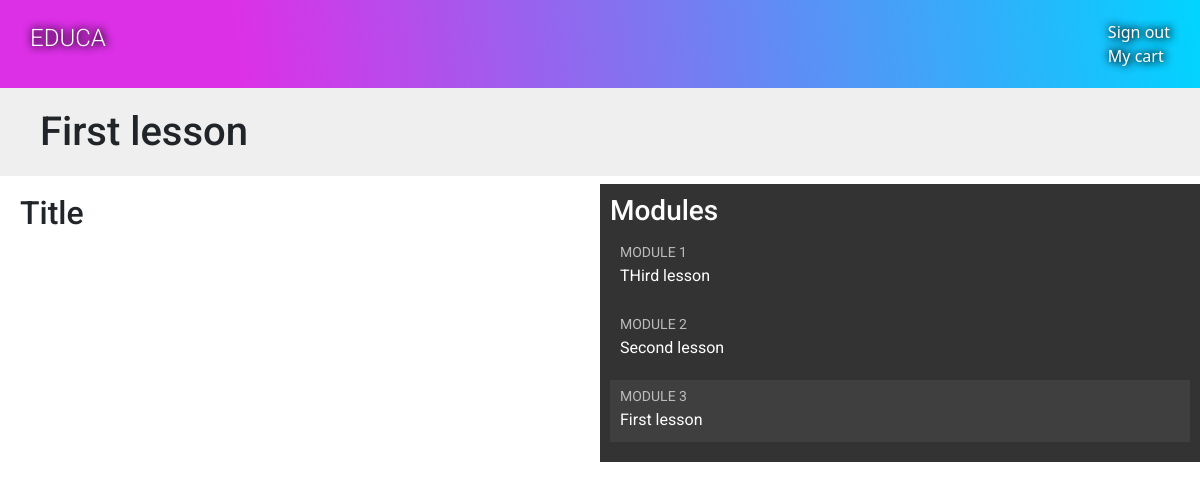
The page /students/courses/11/16/ (signed in) on the database its author committed.
### courses/models.py (models this page shows, shortened)
class Module(models.Model):
    name = models.CharField(max_length=200)
    slug = models.CharField(max_length = 200)
    course = models.ForeignKey(Course, related_name='modules', on_delete=models.CASCADE)
    description = models.TextField(blank=True)
    order = OrderField(blank=True, for_fields=['course'])
    class Meta:
        ordering = ['order']

class Content(models.Model):
    module = models.ForeignKey(Module, on_delete=models.CASCADE, related_name='content')
    content_type = models.ForeignKey(ContentType, on_delete=models.CASCADE, limit_choices_to={'model__in':( 'text',\
                                                                                                           'video',\
                                                                                                           'image',\
                                                                                                           'file')})
    object_id = models.PositiveIntegerField()
    content_object = GenericForeignKey('content_type', 'object_id') # = itme
    order = OrderField(blank=True, for_fields = ['module'])  #????
    class Meta:
        ordering = ['order']

class BaseItem(models.Model):
    owner = models.ForeignKey(User, on_delete=models.CASCADE)
    title = models.CharField(max_length=250)
    created = models.DateTimeField(auto_now_add=True)
    updated = models.DateTimeField(auto_now=True)
    def render(self):
        return render_to_string(f'courses/content/{self._meta.model_name}.html', {'item':self})
    class Meta:
        abstract = True

class Text(BaseItem):
    text = models.TextField()

### students/views.py (the view)
# urls.py: path('courses/<pk>/', StudentCoursesDetailView.as_view(), name='student_detail'),
class StudentCoursesDetailView(DetailView):
    model = Course
    template_name = 'students/course/detail.html'
    def get_queryset(self):
        return Course.objects.filter(students__in=[self.request.user])
    def get_context_data(self, **kwargs):
        context = super().get_context_data(**kwargs)
        course = self.object #get_object
        print(course.name)
        if 'module_id' in self.kwargs:
            module = course.modules.get(id = self.kwargs['module_id'])
            context['module'] = module
        else:
            module = course.modules.first()
            context['module'] = module
        context['module_context'] = module.content.all()
        return context

### students/templates/students/course/detail.html (shortened to what this page needs)
{% extends "base.html" %}
{% load cache %}
{% block content %}
  <h1>
    {{ module.name }}
  </h1>
  <div class="contents">
    <h3>Modules</h3>
    <ul id="modules">
      {% for m in object.modules.all %}
        <li data-id="{{ m.id }}" {% if m == module %}class="selected"{% endif %}>
          <a href="{% url "student_detail_module" object.id m.id %}">
            <span>
              Module <span class="order">{{ m.order|add:1 }}</span>
            </span>
            <br>
            {{ m.name }}
          </a>
        </li>
      {% empty %}
        <li>No modules yet.</li>
      {% endfor %}
    </ul>
  </div>
  <div class="module">
      {% for content in module_context %}
        {% with item=content.content_object %}
          <h2>{{ item.title }}</h2>
        {% endwith %}
      {% endfor %}
  </div>
{% endblock %}

### courses/static/css/base.css (style rules this page uses)
body { margin:0; font-family:'Roboto', sans-serif; font-weight:400; color:#333; }
a { color:#3fad37; text-decoration:none; }
ul { float:left; }
h1, h2, h3, h4, h5, h6 { font-family:'Roboto', sans-serif; font-weight:300; }
h1 { background:#efefef; width:100%; overflow:auto; padding:20px 0 20px 40px; margin:0; }
.module { padding:10px 20px; float:left; width:600px; }
.contents { width:50%; padding:10px; float:right; background:#333; color: #fff; font-family:'Roboto', sans-serif; }
.contents ul { list-style:none; margin:0; padding:0; width:100%; }
.contents ul li { margin:0 0 10px 0; padding:4px 10px 10px; overflow:auto; cursor:move; }
.contents ul li.selected { background:#3f3f3f; }
.contents ul span { text-transform:uppercase; color:#bbb; font-size:14px; }
.contents ul a { display:block; color:#fff; text-decoration:none; transition: all 0.4s ease; }

### rows shown on the page
Module: name "First lesson", order|add "3"
Module: order|add "1", name "THird lesson"
Module: order|add "2", name "Second lesson"
Content: content_object "Title"
